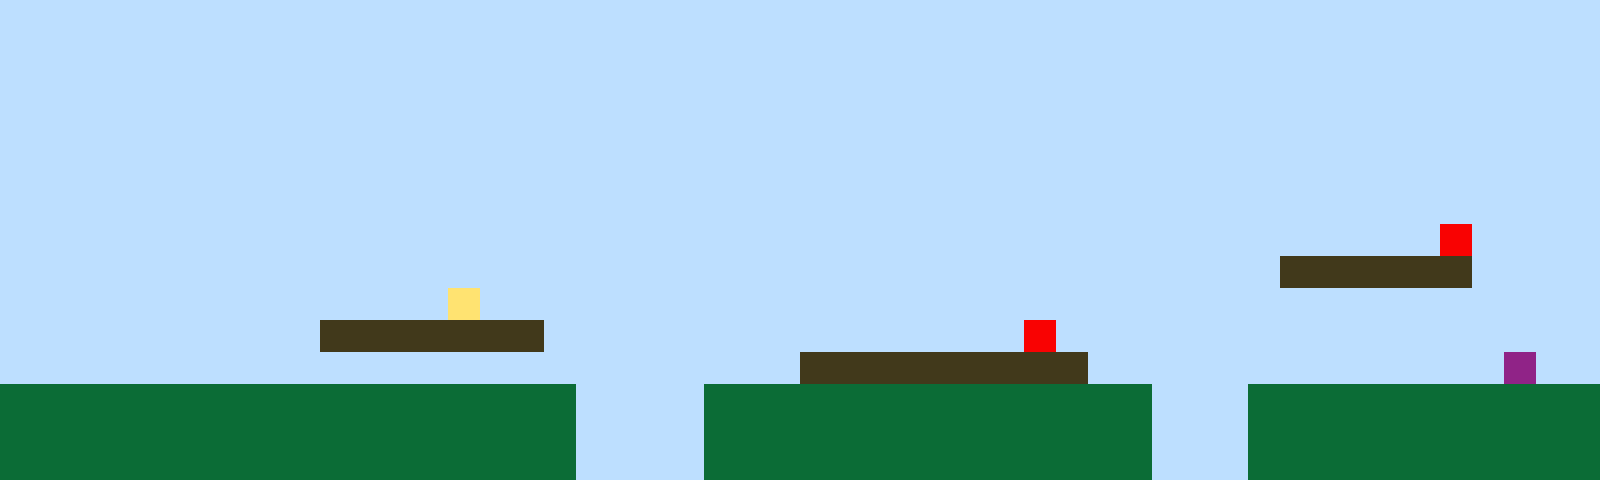

Rendered tile map (Tiled .tmx) drawn with the repository's tilesets; below, a short description and the full map source, tile grids included:
An orthogonal 50x15 tile map with 32x32 px tiles, 1 tile layer (Tile Layer 1).

<map version="1.10" tiledversion="1.11.2" orientation="orthogonal" renderorder="right-up" width="50" height="15" tilewidth="32" tileheight="32" infinite="0" nextlayerid="2" nextobjectid="1"><editorsettings><export target="map1.csv" format="csv" /></editorsettings><tileset firstgid="1" name="sprites" tilewidth="32" tileheight="32" tilecount="6" columns="3"><image source="sprites.png" width="96" height="64" /></tileset><layer id="1" name="Tile Layer 1" width="50" height="15"><data encoding="csv">1,1,1,1,1,1,1,1,1,1,1,1,1,1,1,1,1,1,1,1,1,1,1,1,1,1,1,1,1,1,1,1,1,1,1,1,1,1,1,1,1,1,1,1,1,1,1,1,1,1,1,1,1,1,1,1,1,1,1,1,1,1,1,1,1,1,1,1,1,1,1,1,1,1,1,1,1,1,1,1,1,1,1,1,1,1,1,1,1,1,1,1,1,1,1,1,1,1,1,1,1,1,1,1,1,1,1,1,1,1,1,1,1,1,1,1,1,1,1,1,1,1,1,1,1,1,1,1,1,1,1,1,1,1,1,1,1,1,1,1,1,1,1,1,1,1,1,1,1,1,1,1,1,1,1,1,1,1,1,1,1,1,1,1,1,1,1,1,1,1,1,1,1,1,1,1,1,1,1,1,1,1,1,1,1,1,1,1,1,1,1,1,1,1,1,1,1,1,1,1,1,1,1,1,1,1,1,1,1,1,1,1,1,1,1,1,1,1,1,1,1,1,1,1,1,1,1,1,1,1,1,1,1,1,1,1,1,1,1,1,1,1,1,1,1,1,1,1,1,1,1,1,1,1,1,1,1,1,1,1,1,1,1,1,1,1,1,1,1,1,1,1,1,1,1,1,1,1,1,1,1,1,1,1,1,1,1,1,1,1,1,1,1,1,1,1,1,1,1,1,1,1,1,1,1,1,1,1,1,1,1,1,1,1,1,1,1,1,1,1,1,1,1,1,1,1,1,1,1,1,1,1,1,1,1,1,1,1,1,1,1,1,1,1,1,1,1,1,1,1,1,1,1,1,1,1,1,1,1,1,1,1,1,1,1,1,1,1,1,1,1,1,1,1,1,1,1,1,1,1,1,1,1,1,1,1,1,1,1,1,1,1,1,1,1,5,1,1,1,1,1,1,1,1,1,1,1,1,1,1,1,1,1,1,1,1,1,1,1,1,1,1,1,1,1,1,1,1,1,1,1,1,1,1,1,1,1,1,1,1,3,3,3,3,3,3,1,1,1,1,1,1,1,1,1,1,1,1,1,1,1,1,1,1,4,1,1,1,1,1,1,1,1,1,1,1,1,1,1,1,1,1,1,1,1,1,1,1,1,1,1,1,1,1,1,1,1,1,1,1,1,1,1,1,1,1,1,1,1,1,3,3,3,3,3,3,3,1,1,1,1,1,1,1,1,1,1,1,1,1,1,1,5,1,1,1,1,1,1,1,1,1,1,1,1,1,1,1,1,1,1,1,1,1,1,1,1,1,1,1,1,1,1,1,1,1,1,1,1,1,1,1,1,1,1,3,3,3,3,3,3,3,3,3,1,1,1,1,1,1,1,1,1,1,1,1,1,6,1,1,2,2,2,2,2,2,2,2,2,2,2,2,2,2,2,2,2,2,1,1,1,1,2,2,2,2,2,2,2,2,2,2,2,2,2,2,1,1,1,2,2,2,2,2,2,2,2,2,2,2,2,2,2,2,2,2,2,2,2,2,2,2,2,2,2,2,2,2,1,1,1,1,2,2,2,2,2,2,2,2,2,2,2,2,2,2,1,1,1,2,2,2,2,2,2,2,2,2,2,2,2,2,2,2,2,2,2,2,2,2,2,2,2,2,2,2,2,2,1,1,1,1,2,2,2,2,2,2,2,2,2,2,2,2,2,2,1,1,1,2,2,2,2,2,2,2,2,2,2,2</data></layer></map>
